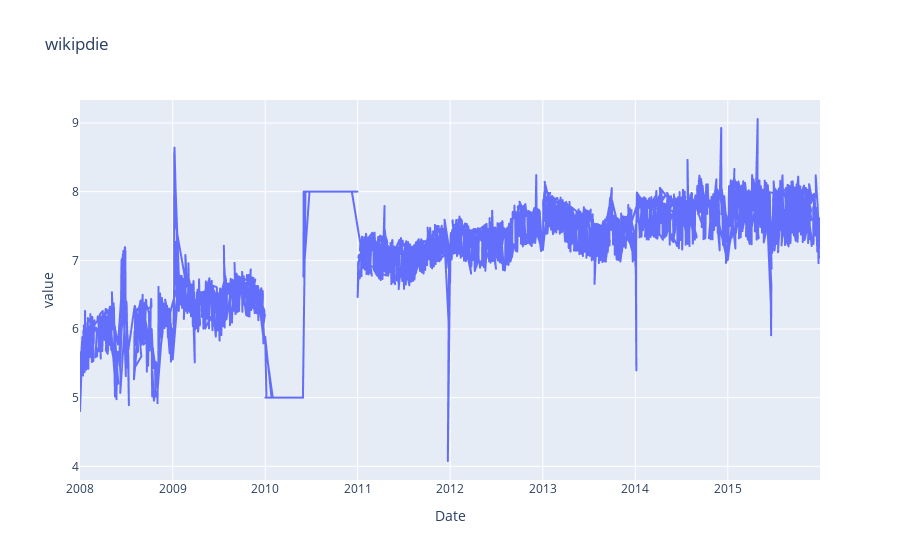

Here is the notebook cell this chart was saved with:
### Code cell
fig = px.line(df, x='ds', y='y', title='wikipdie')
fig.update_xaxes(title_text='Date')
fig.update_yaxes(title_text='value')
fig.show()

### Figure 1 — Plotly figure (JSON) as saved in the notebook; plotly's stock layout.template omitted (floating-point values rounded to 4 significant figures; data arrays with more than 128 entries replaced by an {"elided": "..."} marker saying what was removed)
{"data": [{"hovertemplate": "ds=%{x}<br>y=%{y}<extra></extra>", "legendgroup": "", "line": {"color": "#636efa", "dash": "solid"}, "marker": {"symbol": "circle"}, "mode": "lines", "name": "", "showlegend": false, "type": "scattergl", "x": {"elided": "2863 str values"}, "xaxis": "x", "y": {"elided": "2863 float values"}, "yaxis": "y"}], "layout": {"legend": {"tracegroupgap": 0}, "title": {"text": "wikipdie"}, "xaxis": {"anchor": "y", "domain": [0, 1], "title": {"text": "Date"}}, "yaxis": {"anchor": "x", "domain": [0, 1], "title": {"text": "value"}}}}
